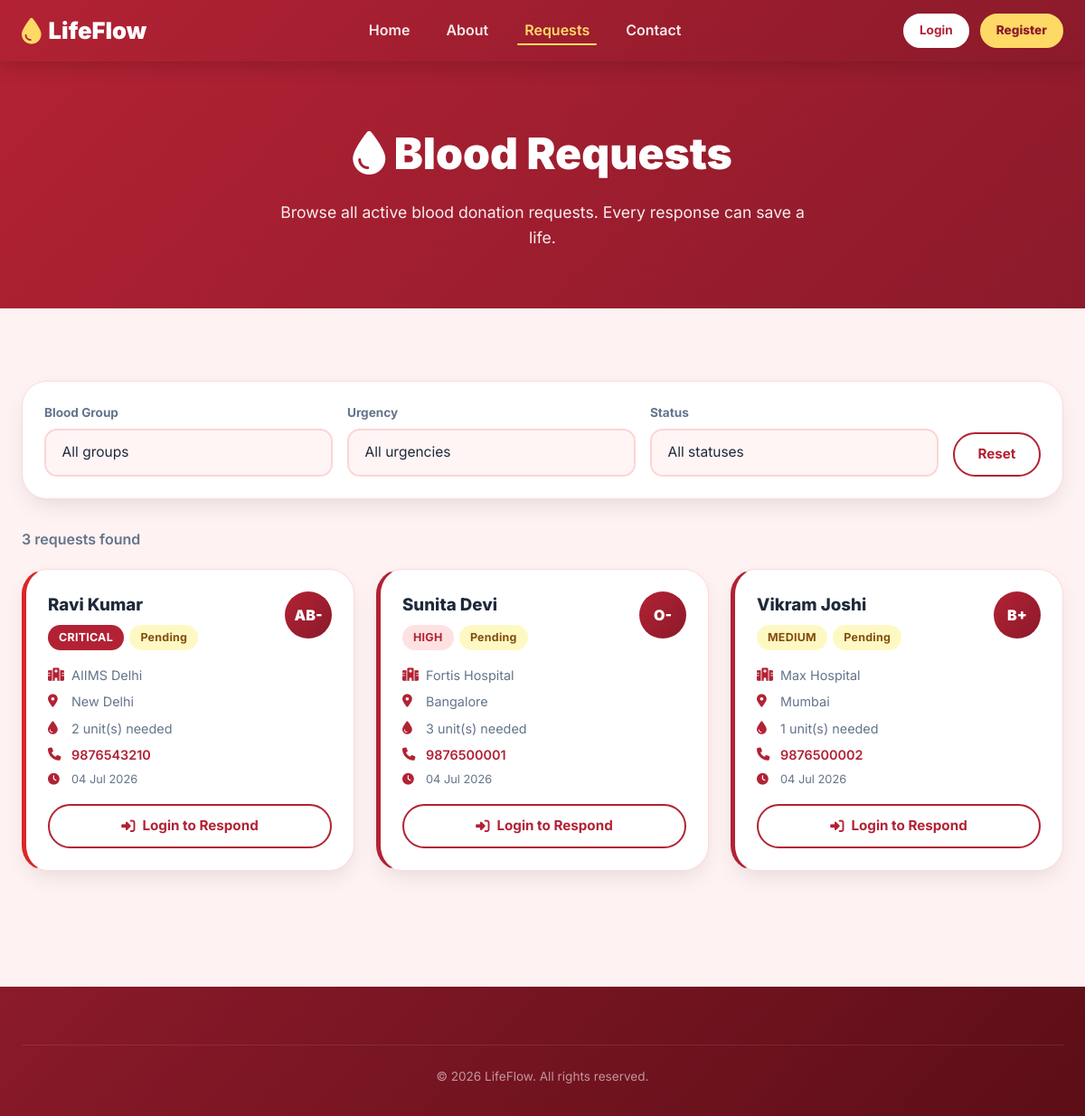
The app's page /php/view_requests.php with its own data.
### tables this page shows
CREATE TABLE IF NOT EXISTS blood_requests (
    id                   INT AUTO_INCREMENT PRIMARY KEY,
    request_code         VARCHAR(50) NOT NULL UNIQUE,
    requested_by_user_id INT NOT NULL,
    patient_name         VARCHAR(255) NOT NULL,
    blood_group_needed   ENUM('A+','A-','B+','B-','O+','O-','AB+','AB-') NOT NULL,
    units_required       TINYINT UNSIGNED NOT NULL DEFAULT 1,
    hospital_name        VARCHAR(255) NOT NULL,
    location             VARCHAR(255) DEFAULT NULL,
    contact_number       VARCHAR(30)  DEFAULT NULL,
    urgency_level        ENUM('low','medium','high','critical') NOT NULL DEFAULT 'medium',
    needed_by            DATE DEFAULT NULL,
    medical_notes        TEXT DEFAULT NULL,
    status               ENUM('pending','accepted','approved','fulfilled','cancelled') NOT NULL DEFAULT 'pending',
    fulfilled_by_user_id INT DEFAULT NULL,
    created_at           TIMESTAMP NOT NULL DEFAULT CURRENT_TIMESTAMP,
    updated_at           TIMESTAMP NOT NULL DEFAULT CURRENT_TIMESTAMP ON UPDATE CURRENT_TIMESTAMP,
    FOREIGN KEY (requested_by_user_id) REFERENCES users(id),
    FOREIGN KEY (fulfilled_by_user_id) REFERENCES users(id)
);

### db_connect.php (called while the page is built, shortened)
<?php
function h(mixed $v): string {
    return htmlspecialchars((string)$v, ENT_QUOTES, 'UTF-8');
}

### php/view_requests.php (the view, shortened to what this page needs)
<?php
require_once __DIR__ . '/../db_connect.php';
$filterBg      = $_GET['blood_group'] ?? '';
$filterUrgency = $_GET['urgency'] ?? '';
$filterStatus  = $_GET['status'] ?? '';
$sql    = "SELECT br.*, u.full_name AS requester_name FROM blood_requests br JOIN users u ON u.id = br.requested_by_user_id WHERE 1=1";
$params = [];
$sql .= " ORDER BY FIELD(br.urgency_level,'critical','high','medium','low'), br.created_at DESC LIMIT 50";
$stmt = $pdo->prepare($sql);
$stmt->execute($params);
$requests = $stmt->fetchAll();
$filtered = (bool)($filterBg || $filterUrgency || $filterStatus);
function renderResultsContainer($requests, $loggedIn, $userRole, $filtered) {
    $count = count($requests);
    ?>
    <div style="margin-bottom:1.25rem;display:flex;justify-content:space-between;align-items:center">
        <p style="color:#64748b;font-weight:600">
            <?= $count ?> request<?= $count !== 1 ? 's' : '' ?> found
        </p>
    </div>
    <?php if (empty($requests)): ?>
    <div style="text-align:center;padding:4rem 2rem;background:#fff;border-radius:28px;border:1px solid #fde8e8">
        <i class="fa-solid fa-droplet-slash" style="font-size:4rem;color:#fcd5d5;display:block;margin-bottom:1rem"></i>
        <h3 style="color:#8b1a2a;font-size:1.4rem;margin-bottom:.5rem">No Requests Found</h3>
        <p style="color:#64748b">No blood requests match your filters. Try adjusting them or clear all filters.</p>
        <?php if ($loggedIn): ?>
        <a href="blood_request.php" class="btn btn-primary" style="margin-top:1.5rem"><i class="fa-solid fa-plus"></i> Post a New Request</a>
        <?php endif; ?>
    </div>
    <?php else: ?>
    <div class="grid-auto">
        <?php foreach($requests as $req): ?>
        <div class="request-card <?= $req['urgency_level'] === 'critical' ? 'urgent' : '' ?> fade-in">
            <div class="request-header">
                <div>
                    <h3 style="font-weight:800;color:#1e293b;margin-bottom:.4rem"><?= h($req['patient_name']) ?></h3>
                    <div style="display:flex;gap:.4rem;flex-wrap:wrap">
                        <span class="badge badge-<?= h($req['urgency_level']) ?>"><?= strtoupper(h($req['urgency_level'])) ?></span>
                        <span class="badge badge-<?= h($req['status']) ?>"><?= ucfirst(h($req['status'])) ?></span>
                    </div>
                </div>
                <div class="blood-group-badge"><?= h($req['blood_group_needed']) ?></div>
            </div>
            <div class="request-detail"><i class="fa-solid fa-hospital"></i><?= h($req['hospital_name']) ?></div>
            <?php if ($req['location']): ?><div class="request-detail"><i class="fa-solid fa-location-dot"></i><?= h($req['location']) ?></div><?php endif; ?>
            <div class="request-detail"><i class="fa-solid fa-droplet"></i><?= h($req['units_required']) ?> unit(s) needed</div>
            <?php if ($req['contact_number']): ?><div class="request-detail"><i class="fa-solid fa-phone"></i><a href="tel:<?= h($req['contact_number']) ?>" style="color:#b22234;font-weight:600"><?= h($req['contact_number']) ?></a></div><?php endif; ?>
            <div class="request-detail" style="font-size:.8rem"><i class="fa-solid fa-clock"></i><?= date('d M Y', strtotime($req['created_at'])) ?></div>
            <div style="margin-top:1rem;display:flex;flex-direction:column;gap:.5rem">
                <?php if ($loggedIn && $userRole === 'donor' && $req['status'] === 'pending'): ?>
                <a href="book_appointment.php?request_id=<?= $req['id'] ?>" class="btn btn-primary" style="width:100%">
                    <i class="fa-solid fa-calendar-plus"></i> Book Appointment
                </a>
                <?php if ($req['contact_number']): ?>
                <a href="tel:<?= h($req['contact_number']) ?>" class="btn btn-outline" style="width:100%;font-size:.88rem">
                    <i class="fa-solid fa-phone"></i> Call <?= h($req['contact_number']) ?>
                </a>
                <?php endif; ?>
                <?php elseif ($loggedIn && $userRole !== 'donor'): ?>
                <div style="text-align:center;font-size:.83rem;color:#94a3b8;padding:.5rem">Only donors can book appointments</div>
                <?php else: ?>
                <a href="login.php?next=<?= urlencode('view_requests.php') ?>" class="btn btn-outline" style="width:100%">
                    <i class="fa-solid fa-right-to-bracket"></i> Login to Respond
                </a>
                <?php endif; ?>
            </div>
        </div>
        <?php endforeach; ?>
    </div>
    <?php endif;
}
require_once 'includes/header.php';
?>
<div class="page-header">
    <h1><i class="fa-solid fa-droplet"></i> Blood Requests</h1>
    <p>Browse all active blood donation requests. Every response can save a life.</p>
</div>
<div class="section">
<div class="container">
    <form method="GET" action="view_requests.php" class="search-bar" id="filterForm">
        <div class="search-form">
            <div class="search-field">
                <label>Blood Group</label>
                <select name="blood_group" class="form-control form-select" style="border-radius:14px">
                    <option value="">All groups</option>
                </select>
            </div>
            <div class="search-field">
                <label>Urgency</label>
                <select name="urgency" class="form-control form-select" style="border-radius:14px">
                    <option value="">All urgencies</option>
                </select>
            </div>
            <div class="search-field">
                <label>Status</label>
                <select name="status" class="form-control form-select" style="border-radius:14px">
                    <option value="">All statuses</option>
                </select>
            </div>
            <a href="view_requests.php" class="btn btn-outline" id="resetBtn">Reset</a>
        </div>
    </form>
    <div id="ajaxResultsContainer">
        <?php renderResultsContainer($requests, $loggedIn, $userRole, $filtered); ?>
    </div>
</div>
</div>
<?php
require_once 'includes/footer.php';
?>

### css/style.css (style rules this page uses)
*, *::before, *::after { margin: 0; padding: 0; box-sizing: border-box; }
:root { --primary: #b22234; --primary-dark: #8b1a2a; --primary-light: #d45c6c; --accent: #ffd966; --dark: #1e293b; --gray: #64748b; --light-gray: #f1f5f9; --white: #ffffff; --bg: #fef2f2; --card-border: #ffd9d9; --shadow: 0 10px 25px -5px rgba(0,0,0,.10); --shadow-hover: 0 20px 30px -10px rgba(178,34,52,.28); --radius: 28px; --radius-sm: 16px; --transition: all .3s ease; --success: #15803d; --danger: #dc2626; }
html { scroll-behavior: smooth; }
body { font-family: 'Inter', system-ui, sans-serif; background: var(--bg); color: var(--dark); line-height: 1.6; overflow-x: hidden; }
a { color: inherit; text-decoration: none; }
.container { max-width: 1280px; margin: 0 auto; padding: 0 1.5rem; }
.btn { display: inline-flex; align-items: center; justify-content: center; gap: .5rem; padding: .65rem 1.6rem; border-radius: 999px; font-weight: 700; font-size: .95rem; border: 2px solid transparent; cursor: pointer; transition: var(--transition); white-space: nowrap; }
.btn-outline { background: transparent; color: var(--primary); border-color: var(--primary); }
.badge { display: inline-block; padding: .25rem .75rem; border-radius: 999px; font-size: .78rem; font-weight: 700; letter-spacing: .02em; }
.badge-critical { background: var(--primary); color: #fff; animation: pulse 2s infinite; }
.badge-high { background: #fee2e2; color: #b22234; }
.badge-medium { background: #fef9c3; color: #854d0e; }
.badge-pending { background: #fef9c3; color: #854d0e; }
.section { padding: 5rem 0; }
.grid-auto { display: grid; grid-template-columns: repeat(auto-fit, minmax(280px, 1fr)); gap: 1.5rem; }
.request-card { background: #fff; border: 1px solid var(--card-border); border-radius: var(--radius); padding: 1.5rem; box-shadow: var(--shadow); transition: var(--transition); border-left: 5px solid var(--primary); }
.request-card.urgent { border-left-color: var(--danger); animation: pulseCard 2s infinite; }
.request-header { display: flex; justify-content: space-between; align-items: flex-start; margin-bottom: 1rem; }
.blood-group-badge { display: inline-flex; align-items: center; justify-content: center; width: 52px; height: 52px; border-radius: 50%; background: linear-gradient(135deg, var(--primary), var(--primary-dark)); color: #fff; font-size: 1rem; font-weight: 900; flex-shrink: 0; }
.request-detail { display: flex; align-items: center; gap: .5rem; margin: .4rem 0; color: var(--gray); font-size: .9rem; }
.request-detail i { color: var(--primary); width: 18px; }
.form-control { width: 100%; padding: .85rem 1.1rem; border: 2px solid #fcd5d5; border-radius: 999px; font-size: .97rem; background: #fff5f5; transition: var(--transition); font-family: inherit; color: var(--dark); }
.form-select { appearance: none; cursor: pointer; }
.page-header { background: linear-gradient(135deg, var(--primary), var(--primary-dark)); color: #fff; text-align: center; padding: 4rem 1.5rem; margin-bottom: 0; }
.page-header h1 { font-size: clamp(2rem, 5vw, 3rem); font-weight: 900; margin-bottom: .75rem; }
.page-header p { font-size: 1.1rem; opacity: .92; max-width: 600px; margin: 0 auto; }
.search-bar { background: #fff; border: 1px solid var(--card-border); border-radius: var(--radius); padding: 1.5rem; box-shadow: var(--shadow); margin-bottom: 2rem; }
.search-form { display: flex; gap: 1rem; flex-wrap: wrap; align-items: flex-end; }
.search-field { flex: 1; min-width: 180px; }
.search-field label { display: block; font-weight: 700; font-size: .85rem; color: var(--gray); margin-bottom: .35rem; }
.fade-in { animation: fadeInUp .5s ease both; }

### records on screen
blood_requests: patient_name "Ravi Kumar", urgency_level "CRITICAL", status "Pending", blood_group_needed "AB-", hospital_name "AIIMS Delhi", location "New Delhi", units_required "2", contact_number "9876543210", created_at "04 Jul 2026"
blood_requests: patient_name "Sunita Devi", urgency_level "HIGH", status "Pending", blood_group_needed "O-", hospital_name "Fortis Hospital", location "Bangalore", units_required "3", contact_number "9876500001", created_at "04 Jul 2026"
blood_requests: patient_name "Vikram Joshi", urgency_level "MEDIUM", status "Pending", blood_group_needed "B+", hospital_name "Max Hospital", location "Mumbai", units_required "1", contact_number "9876500002", created_at "04 Jul 2026"

### other values on screen
$count "3"
